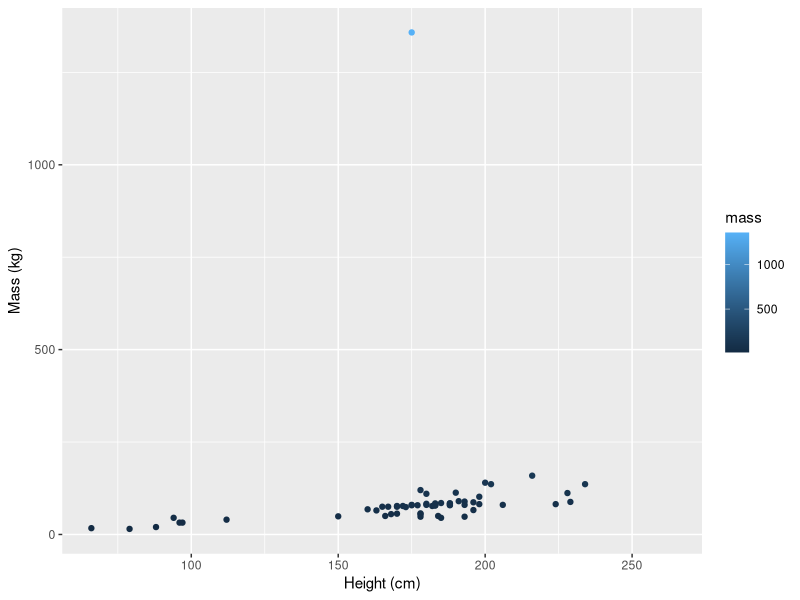
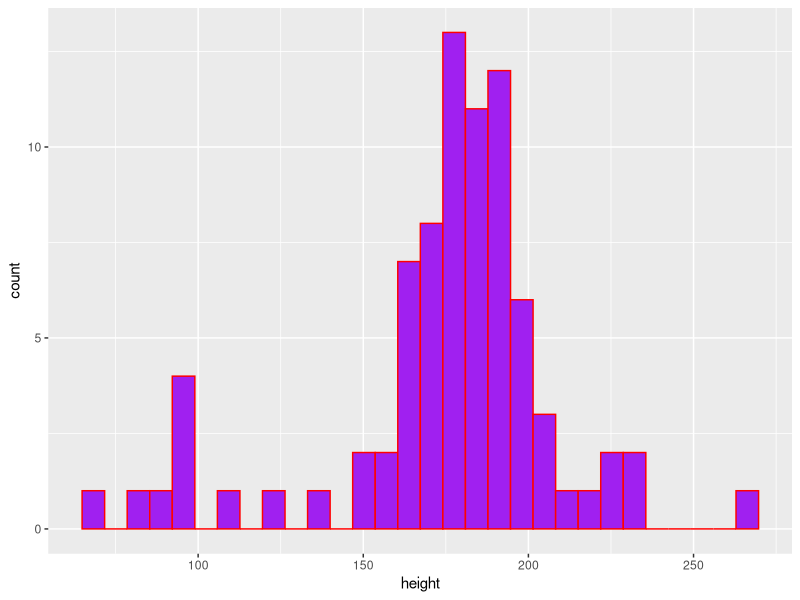

Source code (R) for these figures, in order:
## ---- chunk 1
library(tidyverse)
## ---- chunk 2
#| warning: false
#| echo: false
ggplot(starwars, aes(x = height, y = mass, color = mass)) +
  geom_point() +
  labs(x = "Height (cm)", 
       y = "Mass (kg)")
## ---- chunk 3
#| warning: false
#| echo: false
ggplot(data = starwars, aes(x = height)) +
  geom_histogram(color = "red", fill = "purple")
## ---- chunk 4
sw_height_mean <- mean(starwars$height)
## ---- chunk 5
sw_height_mean <- mean(starwars$height, na.rm = TRUE)
## ---- chunk 6
sw_height_median <- median(starwars$height, na.rm = TRUE)
sw_height_var <- var(starwars$height, na.rm = TRUE)
sw_height_sd <- sd(starwars$height, na.rm = TRUE)
## ---- chunk 7
sw_height_mean <- round(mean(starwars$height, na.rm = TRUE), 3)
sw_height_mean
